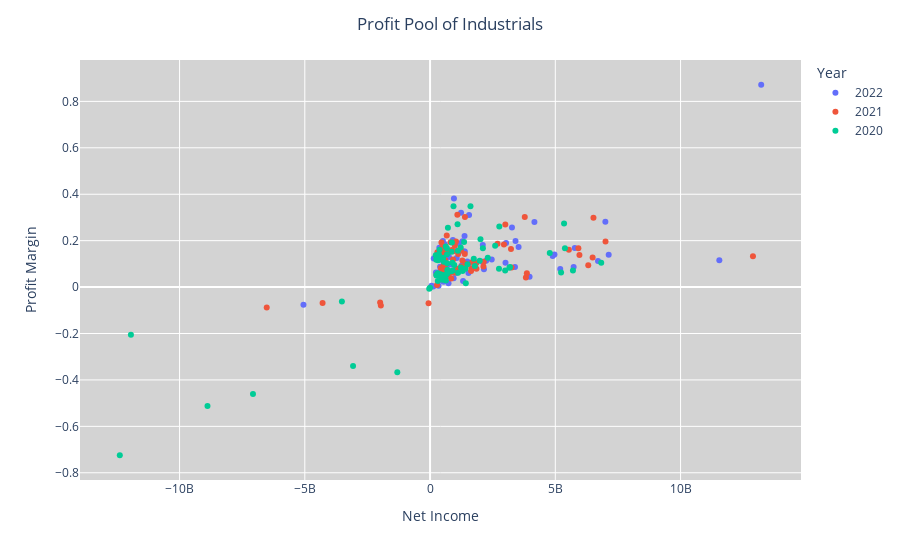

Here is the notebook cell this chart was saved with:
### Code cell
# run function
plot_pp(lookback, x, y, sector)
